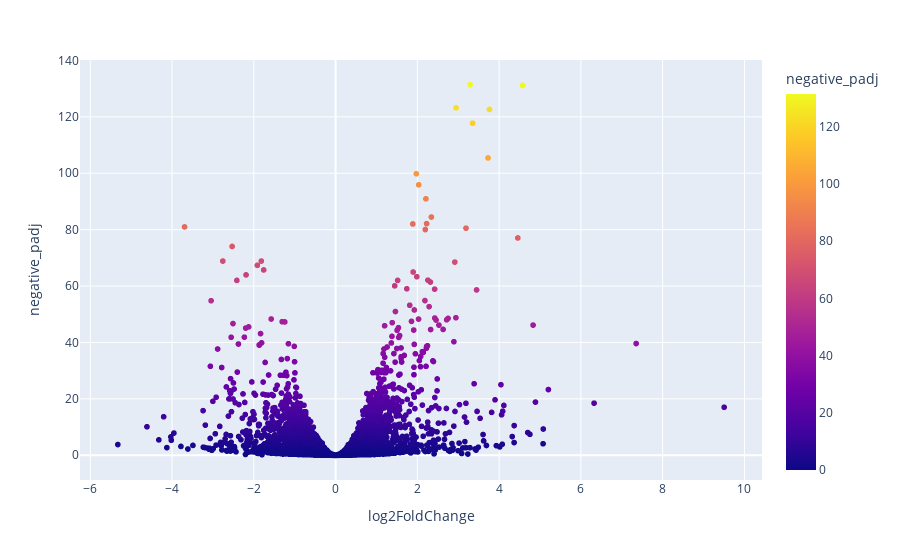

Notebook cell for this chart:
### Code cell
import plotly.express as px

fig = px.scatter(df, x='log2FoldChange', y='negative_padj', color='negative_padj',hover_name='symbol')
fig.show()

### Figure 1 — Plotly figure (JSON) as saved in the notebook; plotly's stock layout.template omitted (floating-point values rounded to 4 significant figures; data arrays with more than 128 entries replaced by an {"elided": "..."} marker saying what was removed)
{"data": [{"hovertemplate": "<b>%{hovertext}</b><br><br>log2FoldChange=%{x}<br>negative_padj=%{marker.color}<extra></extra>", "hovertext": {"elided": "17215 str values"}, "legendgroup": "", "marker": {"color": {"elided": "17215 float values"}, "coloraxis": "coloraxis", "symbol": "circle"}, "mode": "markers", "name": "", "showlegend": false, "type": "scattergl", "x": {"elided": "17215 float values"}, "xaxis": "x", "y": {"elided": "17215 float values"}, "yaxis": "y"}], "layout": {"coloraxis": {"colorbar": {"title": {"text": "negative_padj"}}, "colorscale": [[0, "#0d0887"], [0.1111, "#46039f"], [0.2222, "#7201a8"], [0.3333, "#9c179e"], [0.4444, "#bd3786"], [0.5556, "#d8576b"], [0.6667, "#ed7953"], [0.7778, "#fb9f3a"], [0.8889, "#fdca26"], [1, "#f0f921"]]}, "legend": {"tracegroupgap": 0}, "margin": {"t": 60}, "xaxis": {"anchor": "y", "domain": [0, 1], "title": {"text": "log2FoldChange"}}, "yaxis": {"anchor": "x", "domain": [0, 1], "title": {"text": "negative_padj"}}}}
